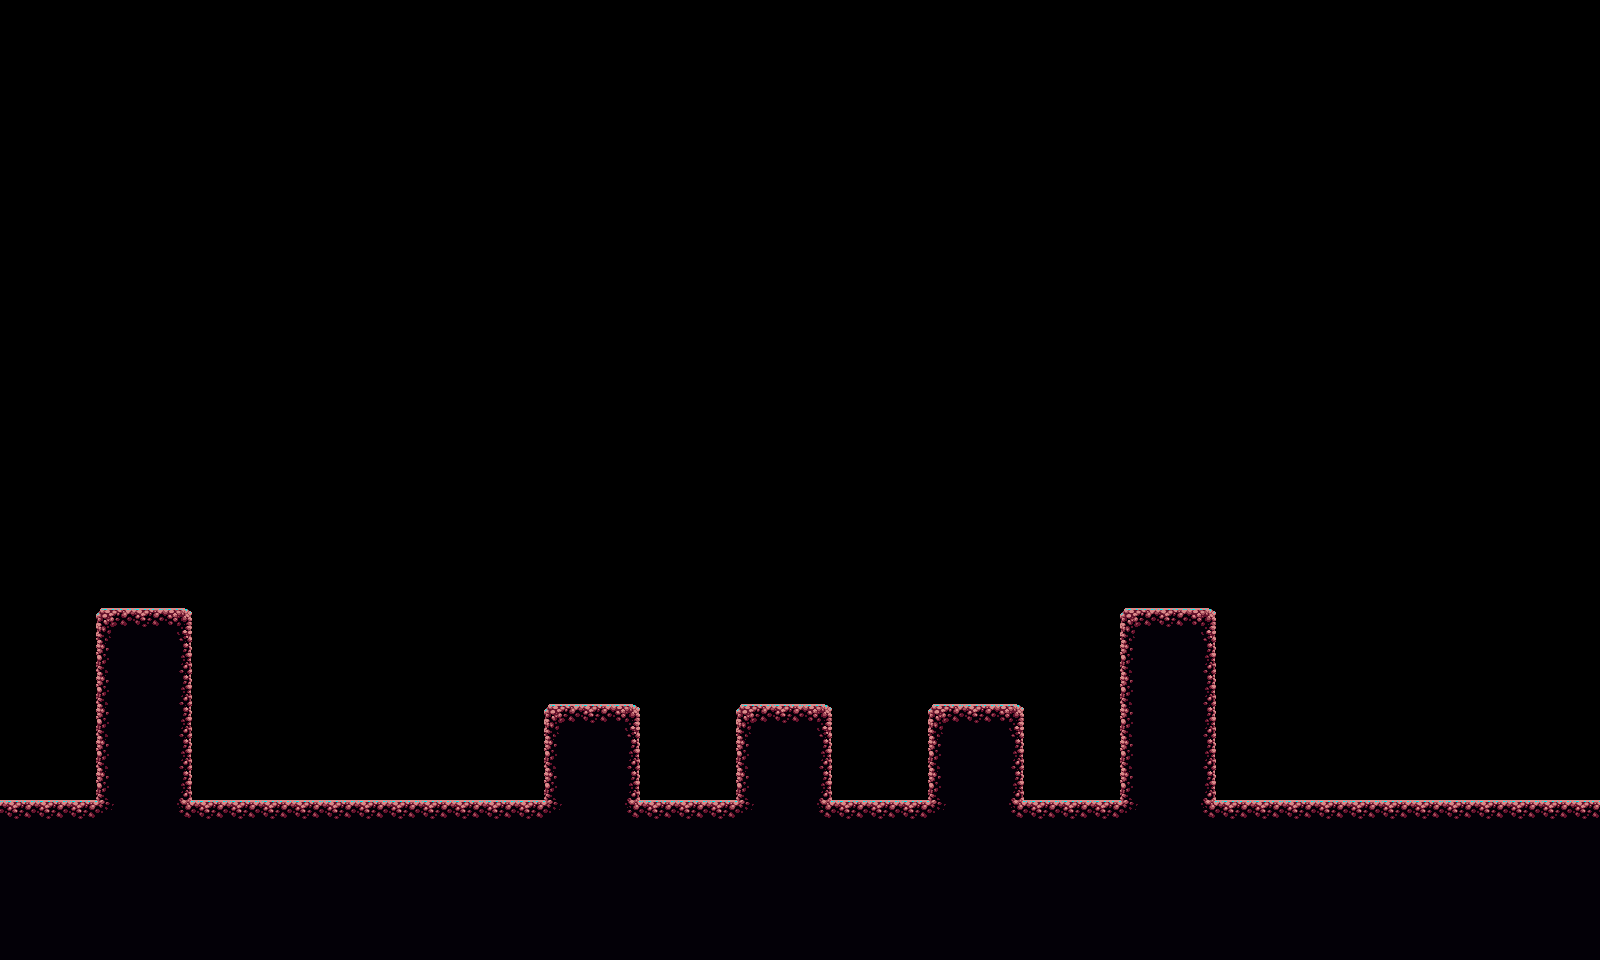

This is a level from a 2D game, rendered from its Tiled map with the project's own tilesets. A one-line summary and the map file follow, with tile-layer data summarised:
An orthogonal 50x30 tile map with 32x32 px tiles, 1 tile layer (first_tiles_layer) and 6 objects.

<map version="1.0" orientation="orthogonal" renderorder="right-down" width="50" height="30" tilewidth="32" tileheight="32" nextobjectid="30">
 <tileset firstgid="1" name="tileset" tilewidth="32" tileheight="32" tilecount="400" columns="20">
  <image source="tileset.png" width="640" height="640" />
 </tileset>
 <layer name="first_tiles_layer" width="50" height="30">
  <properties>
   <property name="passability" type="bool" value="false" />
  </properties>
  <data>[1500 cells, 313 non-empty, 8 distinct tile ids]</data>
 </layer>
 <objectgroup name="obstacles">
  <properties>
   <property name="passability" type="bool" value="false" />
  </properties>
  <object id="16" x="0" y="800" width="1600" height="160" />
  <object id="20" x="1120" y="608" width="96" height="192" />
  <object id="21" x="928" y="704" width="96" height="96" />
  <object id="23" x="736" y="704" width="96" height="96" />
  <object id="26" x="96" y="608" width="96" height="192" />
  <object id="27" x="544" y="704" width="96" height="96" />
 </objectgroup>
</map>
